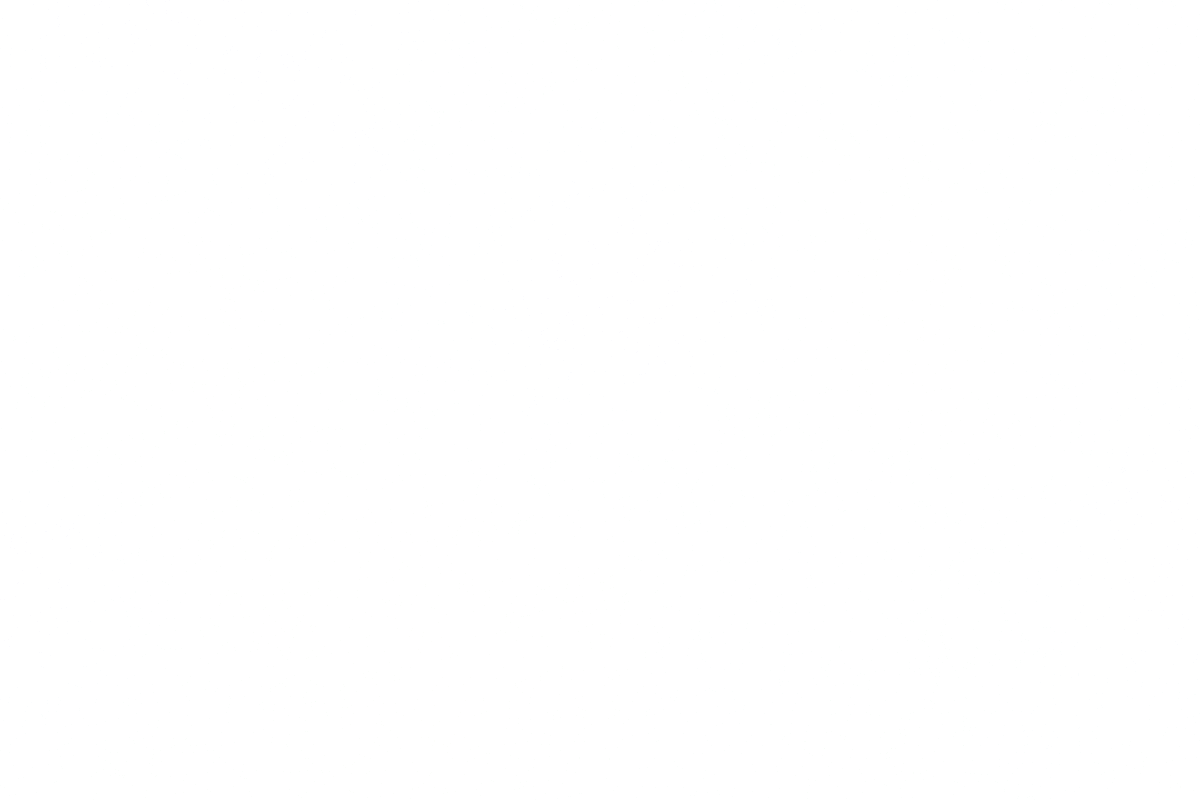
Frame 1 (no input)
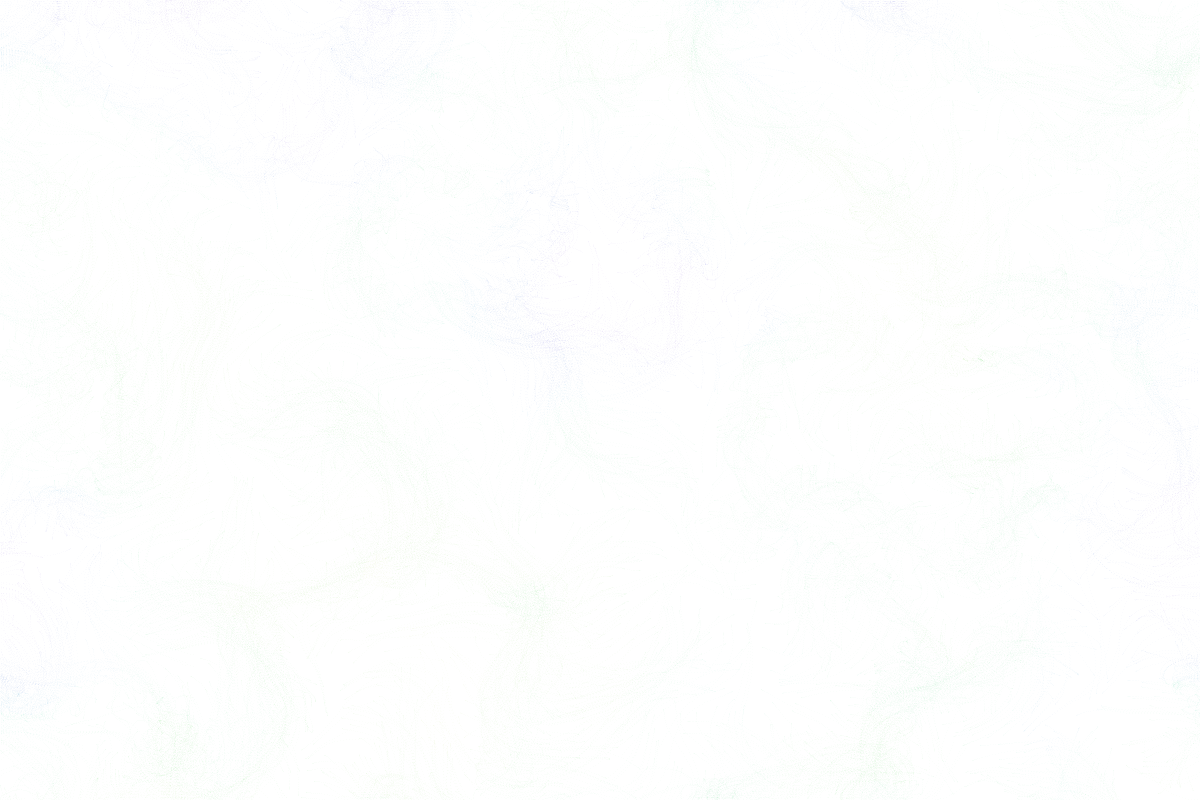
Frame 60 (the mouse pressed at the canvas centre just before this capture)
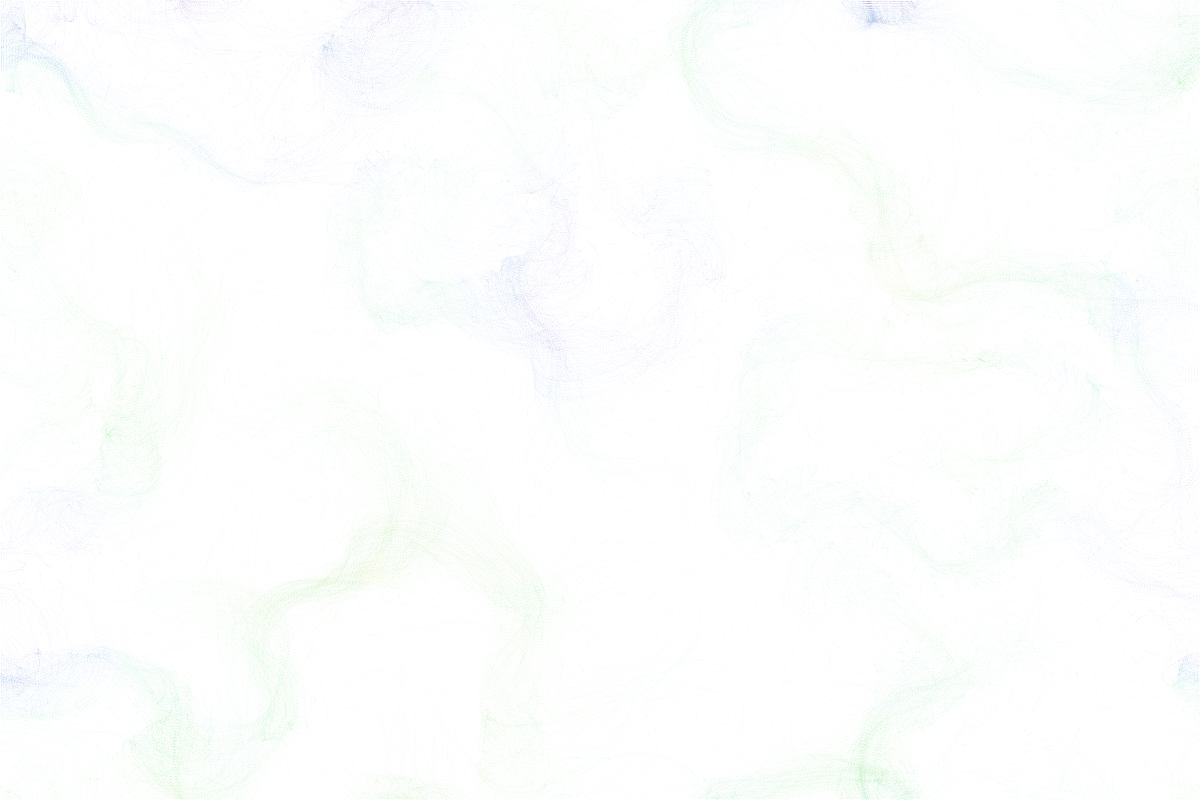
Frame 120 (the mouse held since frame 60 and released just before this capture)

The Processing sketch that drew these frames (run headless with seeded random() and noise(); from frame 60 on, the mouse is pressed at the canvas centre):

// Processing sketch: FlowFields
// ── FlowFields.pde
int height = 800;
int width = 1200;

int particles_cnt = 5000;
int time = 0;
int block = 20;

ArrayList<Particle> particles;

ArrayList<PVector> flowfield;
int[] colors;

void setup() {
  size(1200, 800);
  background(255);
  colorMode(HSB);
  particles = new ArrayList<Particle>();
  for(int i=0;i<particles_cnt;i++){
    particles.add(new Particle(random(width), random(height)));
  }
  flowfield = new ArrayList<PVector>();
  colors = new int[height*width];
  for(int i=0;i<height*width/(block*block);i++){
    flowfield.add(new PVector(0,0));
  }
  for(int i=0;i<height;i++){
    for(int j=0;j<width;j++){
      colors[i*width+j] = int(noise(i/300.0,j/300.0)*255);
    }
  }
}

void draw() {
  time += 1;
  for(int i=0;i<particles_cnt;i++){
    particles.get(i).update_flow();
    particles.get(i).update();
    particles.get(i).show();
  }
  for(int i=0;i<height/block;i++){
    for(int j=0;j<width/block;j++){
      stroke(0);
      float angle = noise(i/10.0, j/10.0, time/500.0) * PI * 2 * 4;
      PVector flow_cur = new PVector(cos(angle) * block, sin(angle) * block);
      flow_cur.mult(0.01);
      flowfield.set(i*width/block+j, flow_cur);
    }
  }
}
// ── Particle.pde
class Particle {
  PVector pos;
  PVector vel;
  PVector acc;
  PVector prev_pos;
  
  Particle(float x, float y) {
    pos = new PVector(x, y);
    prev_pos = new PVector(0, 0);
    vel = new PVector(0, 0);
    acc = new PVector(0, 0);
  }
  
  void update_flow() {
    int posx = int((pos.x - block) / block);
    int posy = int((pos.y - block) / block);
    acc = flowfield.get(int(posy * width/block + posx));
  }
  
  void update() {
    prev_pos = pos;
    vel.add(acc);
    vel.limit(3);
    pos.add(vel);
    if (pos.x > width) {
      pos.x = 1;
      prev_pos = pos;
    }
    if (pos.x <= 0) {
      pos.x = width;
      prev_pos = pos;
    }
    if (pos.y > height) {
      pos.y = 1;
      prev_pos = pos;
    }
    if (pos.y <= 0) {
      pos.y = height;
      prev_pos = pos;
    }
  }
  
  void show() {
    int colorx = colors[min(int(pos.y), height-1)*width+min(int(pos.x), width-1)];
    stroke(colorx, 255, 180, 5);
    noFill();
    line(prev_pos.x, prev_pos.y, pos.x, pos.y);
  }
  
}
